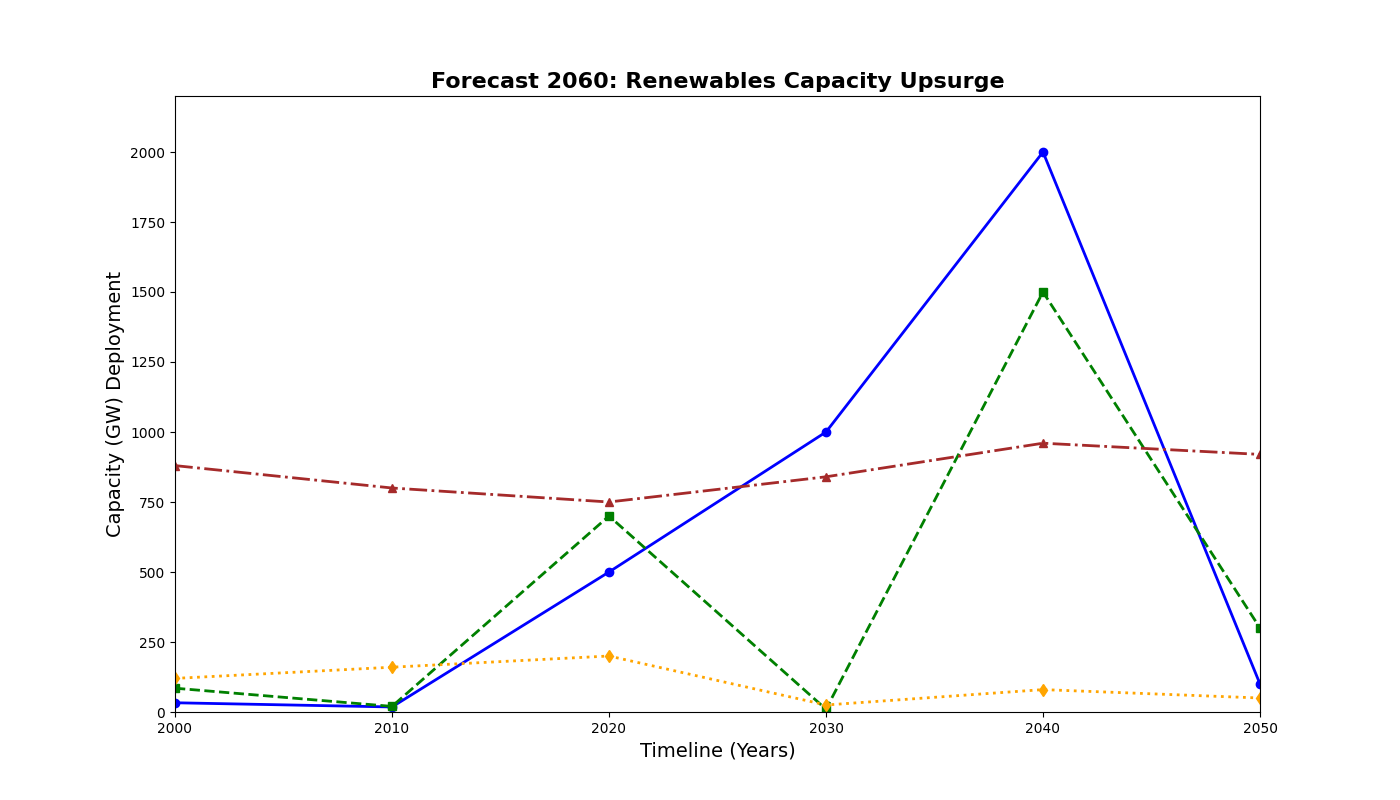

The script that drew this image:
import matplotlib.pyplot as plt
import numpy as np

years = np.arange(2000, 2060, 10)

solar_capacity = [33, 18, 500, 1000, 2000, 100]
wind_capacity = [85, 20, 700, 10, 1500, 300]
hydro_capacity = [880, 800, 750, 840, 960, 920]
biomass_capacity = [120, 160, 200, 25, 80, 50]

fig, ax = plt.subplots(figsize=(14, 8))
ax.plot(years, solar_capacity, marker='o', linestyle='-', color='blue', linewidth=2)
ax.plot(years, wind_capacity, marker='s', linestyle='--', color='green', linewidth=2)
ax.plot(years, hydro_capacity, marker='^', linestyle='-.', color='brown', linewidth=2)
ax.plot(years, biomass_capacity, marker='d', linestyle=':', color='orange', linewidth=2)

# Randomly altering textual elements
ax.set_title('Forecast 2060: Renewables Capacity Upsurge', fontsize=16, fontweight='bold')
ax.set_xlabel('Timeline (Years)', fontsize=14)
ax.set_ylabel('Capacity (GW) Deployment', fontsize=14)
ax.set_xlim(2000, 2050)
ax.set_ylim(0, 2200)

plt.show()
